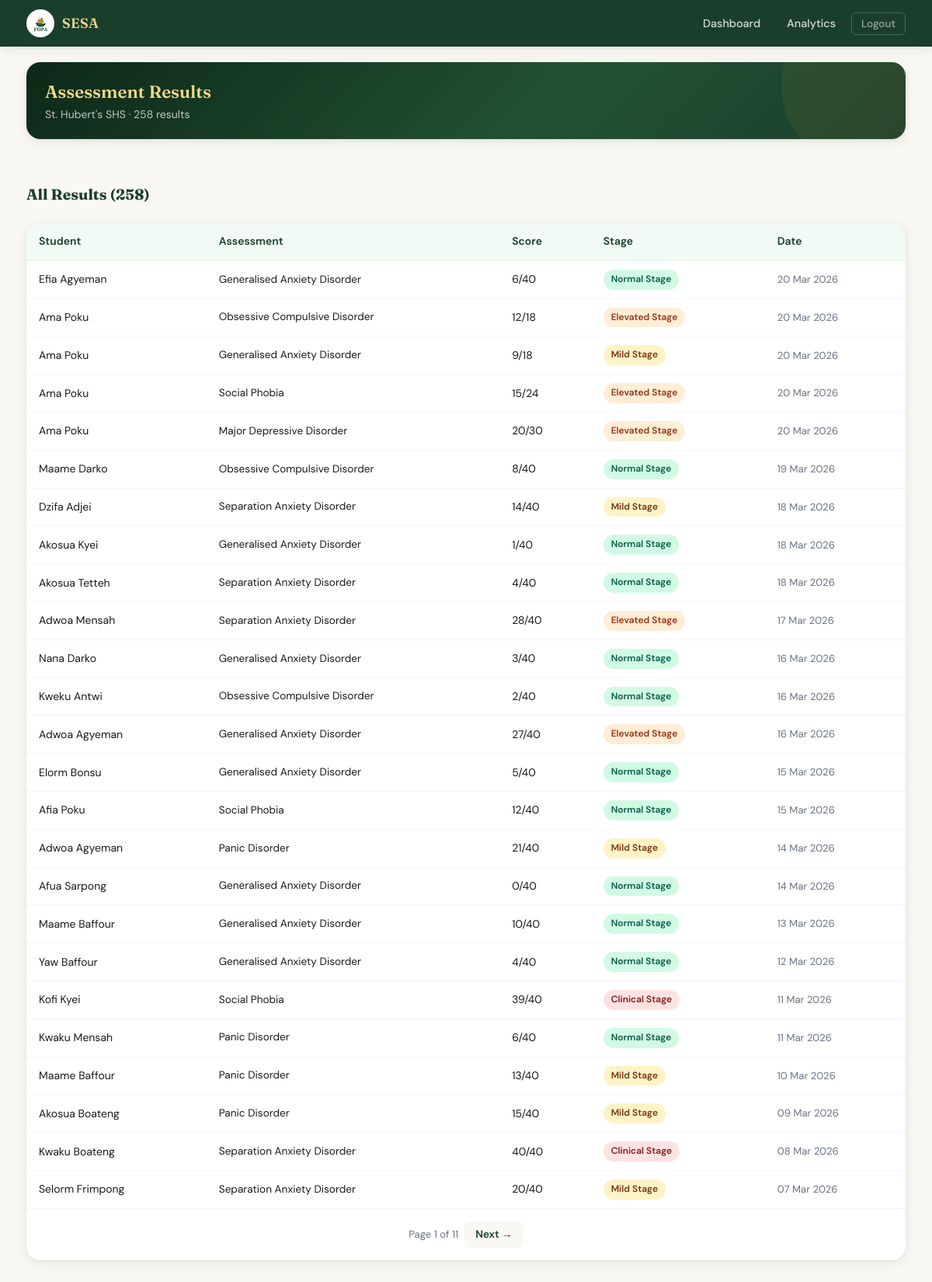
Before: /school/6/results (signed in) with the older database file.
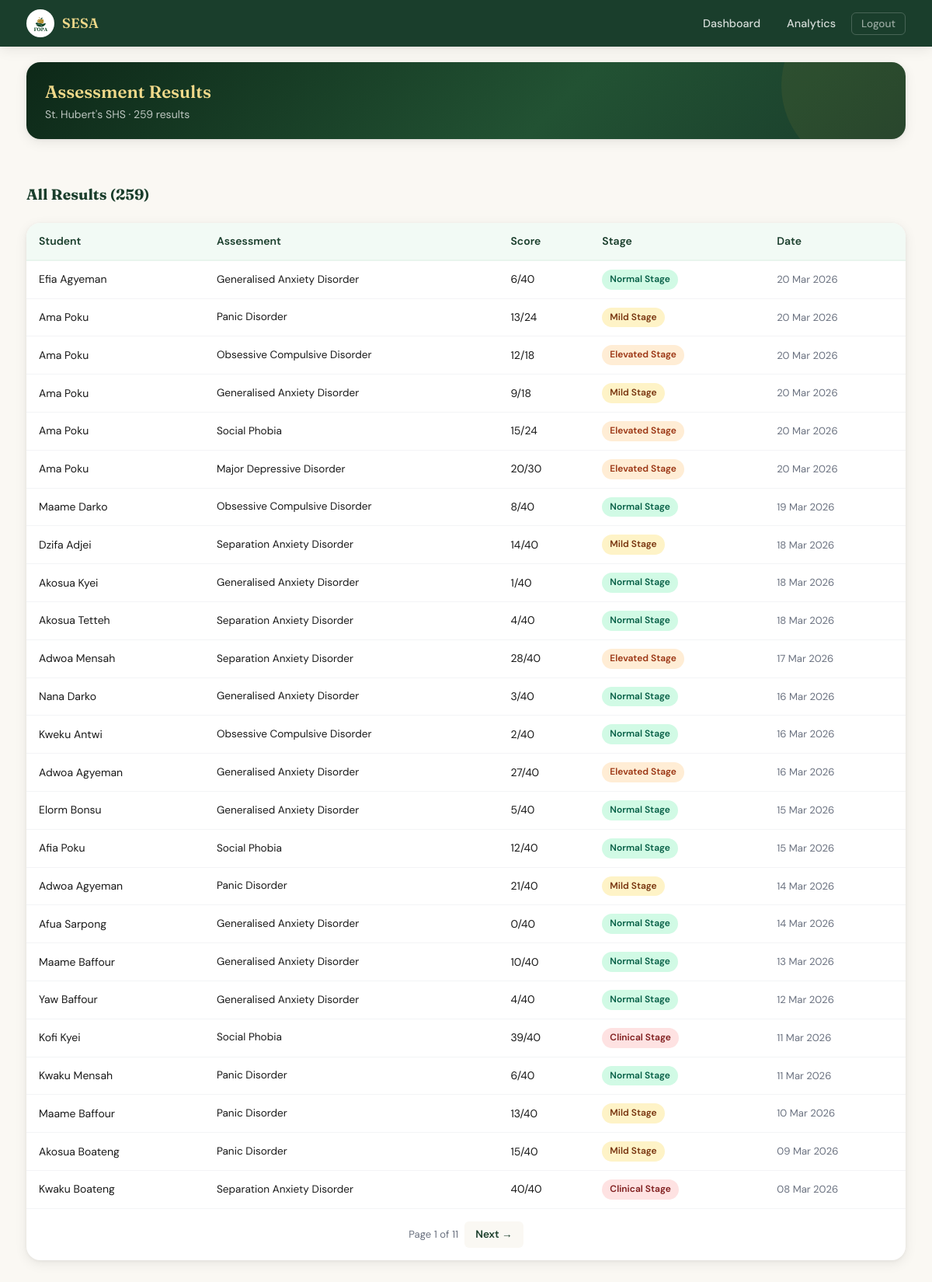
After: the same page with the newer database file.
### app/models/school.py (models this page shows, shortened)
class School(db.Model):
    __tablename__ = 'school'
    id = db.Column(db.Integer, primary_key=True)
    school_name = db.Column(db.String(200), nullable=False, unique=True)
    admin_name = db.Column(db.String(100), nullable=False)
    admin_password = db.Column(db.String(200), nullable=False)
    email = db.Column(db.String(120), nullable=True)
    created_at = db.Column(db.DateTime, default=lambda: datetime.now(timezone.utc))
    subscription_paid = db.Column(db.Boolean, default=False)
    upload_enabled = db.Column(db.Boolean, default=False)
    paystack_reference = db.Column(db.String(100), nullable=True)
    payment_date = db.Column(db.DateTime, nullable=True)
    subscription_expires = db.Column(db.DateTime, nullable=True, index=True)
    accounts = db.relationship(
        'Accounts',
        backref='school',
        lazy='dynamic',
        cascade='all, delete-orphan'
    )
    phone = db.Column(db.String(20), nullable=True)
    access_code = db.Column(db.String(8), nullable=True, unique=True, index=True)
    qr_token = db.Column(db.String(64), nullable=True, unique=True, index=True)
    failed_attempts = db.Column(db.Integer, default=0, server_default='0', nullable=False)
    locked_until = db.Column(db.DateTime, nullable=True)
    LOCKOUT_THRESHOLD = 5
    LOCKOUT_MINUTES   = 15

### app/models/test_result.py (models this page shows, shortened)
class TestResult(db.Model):
    __tablename__ = 'test_results'
    id = db.Column(db.Integer, primary_key=True)
    user_id = db.Column(db.Integer, db.ForeignKey('accounts.id', ondelete='CASCADE'), nullable=False, index=True)
    test_type = db.Column(db.String(100), nullable=False, index=True)
    score = db.Column(db.Integer, nullable=False)
    max_score = db.Column(db.Integer, nullable=True)
    stage = db.Column(db.String(50), nullable=True, index=True)  # "Normal Stage", "Mild Stage", etc.
    _feedback_encrypted = db.Column('feedback', db.Text, nullable=True)
    @property
    def feedback(self):
        if not self._feedback_encrypted:
            return None
        f = _get_fernet()
        if not f:
            return self._feedback_encrypted
        try:
            return f.decrypt(self._feedback_encrypted.encode()).decode()
        except Exception:
            return self._feedback_encrypted
    @feedback.setter
    def feedback(self, value):
        if not value:
            self._feedback_encrypted = None
            return
        f = _get_fernet()
        if not f:
            self._feedback_encrypted = value
            return
        self._feedback_encrypted = f.encrypt(value.encode()).decode()
    details = db.Column(db.Text, nullable=True)           # kept for backward compat
    taken_at = db.Column(db.DateTime, default=lambda: datetime.now(timezone.utc), index=True)

### app/models/account.py (models this page shows, shortened)
class Accounts(UserMixin, db.Model):
    __tablename__ = 'accounts'
    id = db.Column(db.Integer, primary_key=True)
    fname = db.Column(db.String(100), nullable=False)
    lname = db.Column(db.String(100), nullable=False)
    email = db.Column(db.String(120), unique=True, nullable=True, index=True)
    username = db.Column(db.String(50), unique=True, nullable=False, index=True)
    password = db.Column(db.String(256), nullable=False)
    school_name = db.Column(db.String(200), nullable=True)
    gender = db.Column(db.String(20), nullable=True)
    birthdate = db.Column(db.Date, nullable=True)
    last_login = db.Column(db.DateTime, nullable=True)
    created_at = db.Column(db.DateTime, default=lambda: datetime.now(timezone.utc))
    school_id = db.Column(
        db.Integer,
        db.ForeignKey('school.id', ondelete='CASCADE', name='fk_accounts_school_id'),
        nullable=True,
        index=True
    )
    class_group = db.Column(db.String(50), nullable=True)   # e.g. "Form 2A", "JHS 3B"
    is_admin = db.Column(db.Boolean, default=False, nullable=False)
    is_counsellor = db.Column(db.Boolean, default=False, server_default='0', nullable=False)
    failed_attempts = db.Column(db.Integer, default=0, server_default='0', nullable=False)
    locked_until = db.Column(db.DateTime, nullable=True)  # NULL = not locked
    phone = db.Column(db.String(20), nullable=True)
    consent_given = db.Column(db.Boolean, default=False, nullable=False, server_default='0')
    consent_given_at = db.Column(db.DateTime, nullable=True)
    consent_version = db.Column(db.String(10), nullable=True)  # e.g. 'v1.0'
    test_results = db.relationship(
        'TestResult',
        backref='account',
        lazy='dynamic',
        cascade='all, delete-orphan'
    )
    @property
    def full_name(self):
        return f'{self.fname} {self.lname}'
    LOCKOUT_THRESHOLD = 5      # failed attempts before lockout
    LOCKOUT_MINUTES   = 15     # minutes locked after threshold reached

### app/routes/main.py (the view)
@main_bp.route('/school/<int:school_id>/results')
@school_login_required
def school_results(school_id):
    school = _get_school_from_session()
    if current_user.is_authenticated and current_user.is_super_admin:
        school = School.query.get_or_404(school_id)
    elif school and school.id == school_id:
        pass
    else:
        flash('Please log in as a school administrator.', 'warning')
        return redirect(url_for('auth.school_login'))
    results_page = request.args.get('results_page', 1, type=int)
    results_pagination = (
        TestResult.query
        .join(Accounts, Accounts.id == TestResult.user_id)
        .filter(Accounts.school_id == school.id)
        .order_by(TestResult.taken_at.desc())
        .paginate(page=results_page, per_page=25, error_out=False)
    )
    total_results = (TestResult.query
                     .join(Accounts, Accounts.id == TestResult.user_id)
                     .filter(Accounts.school_id == school.id)
                     .count())
    return render_template(
        'main/school_results.html',
        school=school,
        results_pagination=results_pagination,
        total_results=total_results,
    )

### app/routes/main.py (called while the page is built)
def _get_school_from_session():
    school_id = session.get('school_id')
    return School.query.get(school_id) if school_id else None

### app/templates/main/school_results.html (shortened to what this page needs)
{% extends 'base.html' %}
{% block nav_links %}
  <li><a href="{{ url_for('main.school_dashboard', school_id=school.id) }}">Dashboard</a></li>
  <li><a href="{{ url_for('main.school_analytics', school_id=school.id) }}">Analytics</a></li>
  <li><a href="{{ url_for('auth.logout') }}" class="btn-nav-logout">Logout</a></li>
{% endblock %}
{% block body %}
<div class="container" style="padding-bottom: 48px;">
  <div class="page-context">
    <h1>Assessment Results</h1>
    <p>{{ school.school_name }} · {{ total_results }} result{{ 's' if total_results != 1 }}</p>
  </div>
  <div class="section">
    <div class="section-head">
      <h2>All Results ({{ total_results }})</h2>
    </div>
    <div class="card">
      <div class="table-wrapper">
        <table class="table">
          <thead>
            <tr>
              <th>Student</th>
              <th>Assessment</th>
              <th>Score</th>
              <th>Stage</th>
              <th>Date</th>
            </tr>
          </thead>
          <tbody>
            {% for r in results_pagination.items %}
            <tr>
              <td data-label="Student">{{ r.account.full_name }}</td>
              <td data-label="Assessment" style="font-size:0.85rem;">{{ r.test_type }}</td>
              <td data-label="Score">{{ r.score }}{% if r.max_score %}/{{ r.max_score }}{% endif %}</td>
              <td data-label="Stage">
                {% set s = (r.stage or '') | lower %}
                <span class="badge {% if 'normal' in s %}stage-normal{% elif 'mild' in s %}stage-mild{% elif 'elevated' in s %}stage-elevated{% elif 'clinical' in s %}stage-clinical{% else %}badge-gray{% endif %}">
                  {{ r.stage or 'Unknown' }}
                </span>
              </td>
              <td data-label="Date" style="color:var(--gray-500); font-size:0.82rem;">{{ r.taken_at.strftime('%d %b %Y') }}</td>
            </tr>
            {% endfor %}
          </tbody>
        </table>
      </div>
      {% if results_pagination.pages > 1 %}
      <div style="display:flex; justify-content:center; align-items:center; gap:8px; padding:16px; border-top:1px solid var(--gray-100);">
        <span style="font-size:0.82rem; color:var(--gray-500);">Page {{ results_pagination.page }} of {{ results_pagination.pages }}</span>
        {% if results_pagination.has_next %}
          <a href="{{ url_for('main.school_results', school_id=school.id, results_page=results_pagination.next_num) }}"
             style="padding:6px 14px; border-radius:6px; background:var(--ivory); color:var(--green-800); text-decoration:none; font-size:0.85rem; font-weight:600;">Next →</a>
        {% endif %}
      </div>
      {% endif %}
    </div>
  </div>
</div>
{% endblock %}

### app/templates/base.html (shortened to what this page needs)
<!DOCTYPE html>
<html lang="en">
<head>
  <link rel="stylesheet" href="{{ url_for('static', filename='css/main.css') }}">
  <link rel="stylesheet" href="https://cdnjs.cloudflare.com/ajax/libs/font-awesome/6.5.0/css/all.min.css">
</head>
<body class="{% if current_user.is_authenticated or session.get('school_id') %}has-bottom-nav {% endif %}{% block body_class %}{% endblock %}">
{% block full_page %}
<div class="app-layout">
  {% block navbar %}
  <nav class="navbar" id="mainNav">
    <div class="navbar-inner">
      <a href="{{ url_for('main.landing') }}" class="navbar-brand">
        <img src="{{ url_for('static', filename='images/Pofa.png') }}" alt="FOPA Logo" class="navbar-logo">
        <span class="navbar-title">SESA</span>
      </a>
      <ul class="navbar-links">
        {% block nav_links %}{% endblock %}
      </ul>
    </div>
  </nav>
  {% endblock %}
  <main>
    {% block body %}{% endblock %}
  </main>
</div>
{% endblock %}
</body>
</html>

Changed rows visible on the page:
no longer on this page (row unchanged): TestResult: account.full_name "Selorm Frimpong", test_type "Separation Anxiety Disorder", score "20", max_score "40", stage "Mild Stage", taken_at "07 Mar 2026"
added TestResult: account.full_name "Ama Poku", test_type "Panic Disorder", score "13", max_score "24", stage "Mild Stage", taken_at "20 Mar 2026"
Other visible differences:
{{ total_results }}: "258" → "259"
